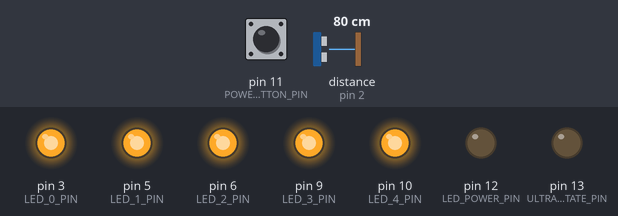
A sketch run on a simulated Arduino Uno, built with avr-gcc and run on an emulated ATmega328P. On the bench: output pins drawn as LEDs (lit = HIGH). Wiring (inferred from the names in the program): ultrasonic range finder: trigger pin 4; echo pin 2. The test bench sets the inputs (shaded band); at power-on: pin 11 (POWER_BUTTON_PIN) LOW, distance to the obstacle (sensor on pin 2) 80 cm. The echo pulse lasts 58.3 µs per cm; pins used as bus, display or sensor lines are not drawn; what the sketch prints to the serial monitor is not drawn.

Above: at 1.2 s.
1.3 s: pin 11 (POWER_BUTTON_PIN) pulled HIGH for 0.15 s
4.4 s: pin 11 (POWER_BUTTON_PIN) pulled HIGH for 1 s
At 5.1 s:
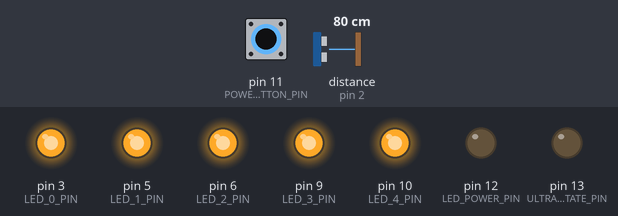
8.5 s: distance to the obstacle (sensor on pin 2) set to 2 cm
11.6 s: distance to the obstacle (sensor on pin 2) set to 60 cm
14.7 s: pin 11 (POWER_BUTTON_PIN) pulled HIGH for 0.15 s
At 17.1 s:
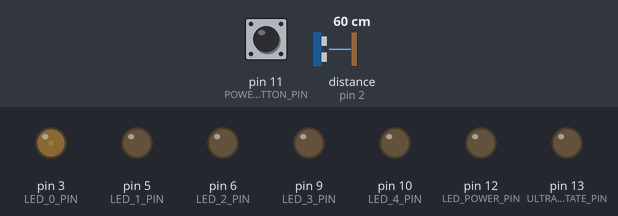
17.8 s: distance to the obstacle (sensor on pin 2) set to 35 cm
At 19.8 s:
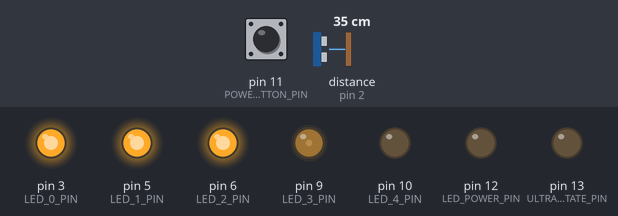
Timing chart, 0 to 21.3 s (numbered marks = the images above; inputs shaded):
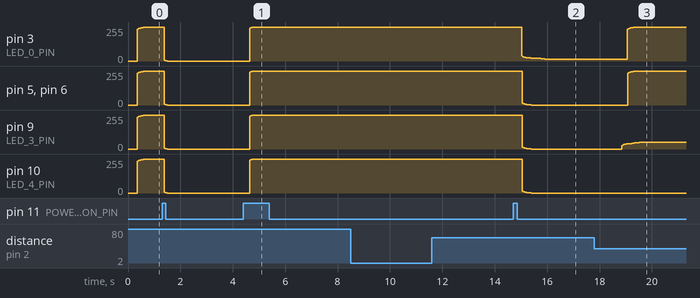

Measured:
- after the input at 4.4 s, pin 3 (LED_0_PIN), pin 5 (LED_1_PIN), pin 6 (LED_2_PIN), pin 9 (LED_3_PIN), pin 10 (LED_4_PIN): 0/255 → 254/255 after 0.26 s
- after the input at 14.7 s, pin 3 (LED_0_PIN): moves from 254/255 to 15/255 over 0.89 s, starting after 0.33 s; pin 5 (LED_1_PIN), pin 6 (LED_2_PIN), pin 9 (LED_3_PIN), pin 10 (LED_4_PIN): moves from 254/255 to 0/255 over 0.34 s, starting after 0.35 s
- after the input at 17.8 s, pin 3 (LED_0_PIN): moves from 15/255 to 254/255 over 0.36 s, starting after 1.3 s; pin 5 (LED_1_PIN), pin 6 (LED_2_PIN): moves from 0/255 to 254/255 over 0.36 s, starting after 1.3 s; pin 9 (LED_3_PIN): moves from 0/255 to 49/255 over 0.67 s, starting after 1.0 s

The sketch:

SenseLight.ino
```cpp
#define ULTRASONIC_ECHO_PIN              2
#define ULTRASONIC_TRIGGER_PIN           4
#define ULTRASONIC_DISCOVERING_STATE_PIN 13
#define ULTRASONIC_DISCOVERING_INTERVAL  500000
#define LED_0_PIN                        3
#define LED_1_PIN                        5
#define LED_2_PIN                        6
#define LED_3_PIN                        9
#define LED_4_PIN                        10
#define LED_POWER_PIN                    12
#define POWER_BUTTON_PIN                 11
#define POWER_OFF                        0
#define POWER_ON                         1
#define POWER_DISTANCE                   2
#define PWM_ON                           255
#define PWM_OFF                          000
#define PWM_FACTOR                       0.05
#define LED_ALL_ON_DISTANCE              20.0 // cm
#define LED_ALL_OFF_DISTANCE             60.0 // cm
#define LED_COUNT                        5

volatile bool  mReadyToDiscovering          = true;
unsigned long  mEchoStartTime               = 0;
unsigned long  mEchoEndTime                 = 0;
float          mDistance                    = 0.0f;
uint8_t        mPowerMode                   = POWER_DISTANCE;
float          mCurrentPowerLEDValue        = PWM_OFF;
float          mDestPowerLEDValue           = PWM_OFF;
float          mCurrentLEDValues[LED_COUNT] = {PWM_OFF, PWM_OFF, PWM_OFF, PWM_OFF, PWM_OFF};
float          mDestLEDValues[LED_COUNT]    = {PWM_OFF, PWM_OFF, PWM_OFF, PWM_OFF, PWM_OFF};
const uint8_t  LED_PINS[LED_COUNT]          = {LED_0_PIN, LED_1_PIN, LED_2_PIN, LED_3_PIN, LED_4_PIN};

void trigger();
void calcDistance();
void onEcho();
bool isReadyToDiscovering();
void checkPowerButton();
void applyPowerLED();
void applyLightLEDs();

void setup() {
  Serial.begin(115200);
  Serial.println();
  Serial.println("Ultrasonic ranging ready");

  // Led pins setup
  pinMode(LED_POWER_PIN, OUTPUT);
  for (int i = 0; i < LED_COUNT; i++) {
    pinMode(LED_PINS[i], OUTPUT);
  }

  // UltraSonic pins setup
  pinMode(ULTRASONIC_ECHO_PIN, INPUT);
  pinMode(ULTRASONIC_TRIGGER_PIN, OUTPUT);
  pinMode(ULTRASONIC_DISCOVERING_STATE_PIN, OUTPUT);
  attachInterrupt(digitalPinToInterrupt(ULTRASONIC_ECHO_PIN), onEcho, CHANGE);

  // UltraSonic pins initialization
  digitalWrite(ULTRASONIC_TRIGGER_PIN, LOW);
  digitalWrite(ULTRASONIC_DISCOVERING_STATE_PIN, LOW);
}

void loop() {
  checkPowerButton();
  applyPowerLED();
  applyLightLEDs();
  if (isReadyToDiscovering()) {
    calcDistance();
    trigger();
  }
}

bool isReadyToDiscovering() {
  if (mReadyToDiscovering) {
    unsigned long now = micros();
    if (now - mEchoEndTime > ULTRASONIC_DISCOVERING_INTERVAL) {
      mReadyToDiscovering = false;
      return true;
    }
  }
  return false;
}

void trigger() {
  digitalWrite(ULTRASONIC_TRIGGER_PIN, HIGH);
  delayMicroseconds(50);
  digitalWrite(ULTRASONIC_TRIGGER_PIN, LOW);
}

void onEcho() {
  uint8_t echo = digitalRead(ULTRASONIC_ECHO_PIN);
  unsigned long now = micros();
  if (echo == HIGH) {
    mEchoStartTime = now;
    digitalWrite(ULTRASONIC_DISCOVERING_STATE_PIN, HIGH);
  } else {
    mEchoEndTime = now;
    digitalWrite(ULTRASONIC_DISCOVERING_STATE_PIN, LOW);
    mReadyToDiscovering = true;
  }
}

void calcDistance() {
  long deltaTime = mEchoEndTime - mEchoStartTime;
  mDistance = 340L * deltaTime / 2000000.0; // s = vt = 340 m/s * time / 2
  //Serial.print("mDistance = ");Serial.print(mDistance * 100.0);Serial.print("cm, Time = ");Serial.print(deltaTime);Serial.println("us");
}

uint8_t lastButtonValue = LOW;
void checkPowerButton() {
  uint8_t buttonValue = digitalRead(POWER_BUTTON_PIN);
  if (buttonValue != lastButtonValue) {
    lastButtonValue = buttonValue;
    if (buttonValue == HIGH) {
      mPowerMode = (mPowerMode + 1) % 3; // 3 power modes
      switch (mPowerMode) {
        case POWER_OFF: {
          Serial.println("Power: OFF");
        } break;

        case POWER_ON: {
          Serial.println("Power: ON");
        } break;

        case POWER_DISTANCE: {
          Serial.println("Power: DISTANCE");
        } break;
      }
    }
  }
}

void applyPowerLED() {
  switch (mPowerMode) {
    case POWER_OFF: { mDestPowerLEDValue = PWM_OFF; } break;
    case POWER_ON:  { mDestPowerLEDValue = PWM_ON; }  break;
    case POWER_DISTANCE: {
      if (mDestPowerLEDValue == PWM_OFF) {
        mDestPowerLEDValue = PWM_ON;
      } else {
        mDestPowerLEDValue = PWM_OFF;
      }
    } break;
  }
  mCurrentPowerLEDValue = mCurrentPowerLEDValue + (mDestPowerLEDValue - mCurrentPowerLEDValue) * PWM_FACTOR;
}

void applyLightLEDs() {
  if (mPowerMode == POWER_OFF) {
      for (int i = 0; i < LED_COUNT; i++) {
        mDestLEDValues[i] = PWM_OFF;
        mCurrentLEDValues[i] = mCurrentLEDValues[i] + (mDestLEDValues[i] - mCurrentLEDValues[i]) * PWM_FACTOR;
        analogWrite(LED_PINS[i], mCurrentLEDValues[i]);
      }
  } else if (mPowerMode == POWER_ON) {
      for (int i = 0; i < LED_COUNT; i++) {
        mDestLEDValues[i] = PWM_ON;
        mCurrentLEDValues[i] = mCurrentLEDValues[i] + (mDestLEDValues[i] - mCurrentLEDValues[i]) * PWM_FACTOR;
        analogWrite(LED_PINS[i], mCurrentLEDValues[i]);
      }
  } else {
      float distance     = mDistance * 100.0f;
      int   totalLevel   = 255 * LED_COUNT;
      int   currentLevel = ((distance - LED_ALL_OFF_DISTANCE) / (LED_ALL_ON_DISTANCE - LED_ALL_OFF_DISTANCE)) * totalLevel;
      currentLevel = currentLevel < 0 ? 0 : (currentLevel > totalLevel ? totalLevel : currentLevel);
      Serial.print("level: ");Serial.print(currentLevel);Serial.print("/");Serial.print(totalLevel);
      Serial.print(", distance: ");Serial.print(distance);Serial.println("cm");
      for (int i = 0; i < LED_COUNT; i++) {
        mDestLEDValues[i] = currentLevel > PWM_ON ? PWM_ON: currentLevel;
        currentLevel -= mDestLEDValues[i];
        currentLevel = currentLevel < 0 ? 0 : currentLevel;
        mCurrentLEDValues[i] = mCurrentLEDValues[i] + (mDestLEDValues[i] - mCurrentLEDValues[i]) * PWM_FACTOR;
        analogWrite(LED_PINS[i], mCurrentLEDValues[i]);
      }
  }

  Serial.print("LED: ");
  Serial.print(mCurrentLEDValues[0]);Serial.print(", ");
  Serial.print(mCurrentLEDValues[1]);Serial.print(", ");
  Serial.print(mCurrentLEDValues[2]);Serial.print(", ");
  Serial.print(mCurrentLEDValues[3]);Serial.print(", ");
  Serial.print(mCurrentLEDValues[4]);Serial.println();
}
```
